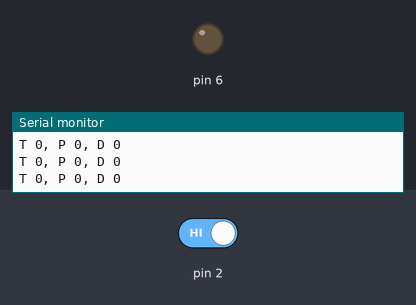
Recording of a sketch running on a simulated Arduino Uno, built with avr-gcc and run on an emulated ATmega328P. Parts: output pins drawn as LEDs (lit = HIGH), the last lines printed to the serial monitor. Inputs (shaded band) come from the test bench; at power-on: pin 2 HIGH.

Above: at 1.2 s.
1.3 s: pin 2 driven LOW
At 1.77 s:
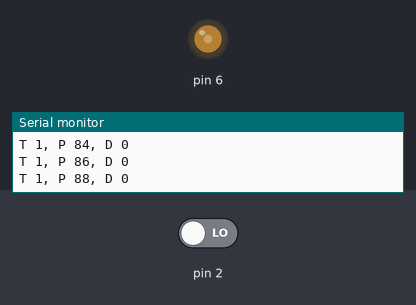
At 3.4 s:
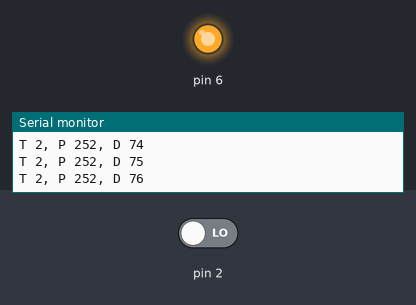
Timing chart, 0 to 10.3 s (numbered marks = the images above; inputs shaded):
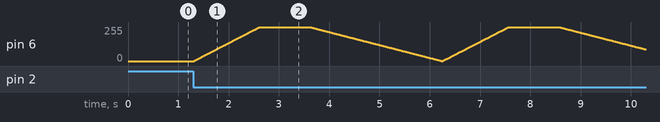

The sketch:

les_5_p10_state_machine_pwm.ino
```cpp
// to support printf
int my_putc(char c, FILE *t) {
  return Serial.write(c);
}

// the setup routine runs once when you press reset:
void setup() {

  // start serial
  Serial.begin(115200);

  fdevopen( &my_putc, 0);  // device 0 (stdout) output naar my_putc()
  pinMode(11,  INPUT_PULLUP);  // knop input & pull-up
  printf("Opstarten gereed.\n");
}

int Toestand = 0;
int Pwm, Duur;

void loop() {
  delay(10);

  printf("T %d, P %d, D %d\n", Toestand, Pwm, Duur);

  switch(Toestand) {
  case 0 : {  // led uit
      // State actie
      analogWrite(6, 0);

      // Conditie
      if (digitalRead(2) == 0) { // knop ingedrukt?
        Pwm = 0;
        Toestand = 1;
      }
      break;
    }
  case 1 : {  // led wordt feller
      // State actie
      Pwm = Pwm + 2;
      analogWrite(6, Pwm);

      // Conditie
      if (Pwm > 250) { // (bijna) volle sterkte?
        Duur = 0;
        Toestand = 2;
      }
      break;
    }
  case 2 : { // led 100 ticks op volle sterkte
      // State actie
      Duur++;      // Duur = Duur + 1;

      // Conditie
      if (Duur > 100) { // tijd voorbij?
        Toestand = 3;
      }
      break;
    }
  case 3 : {  // led wordt minder fel
      // State actie
      Pwm = Pwm - 1;
      analogWrite(6, Pwm);

      // Conditie
      if (Pwm == 0) { // led uit / pwm 0?
        Toestand = 0;
      }
      break;
    }
  default :
    {
      Serial.println("Ongeldige state");
      Toestand = 0;
      break;
    }
  } // einde van switch
}
```
